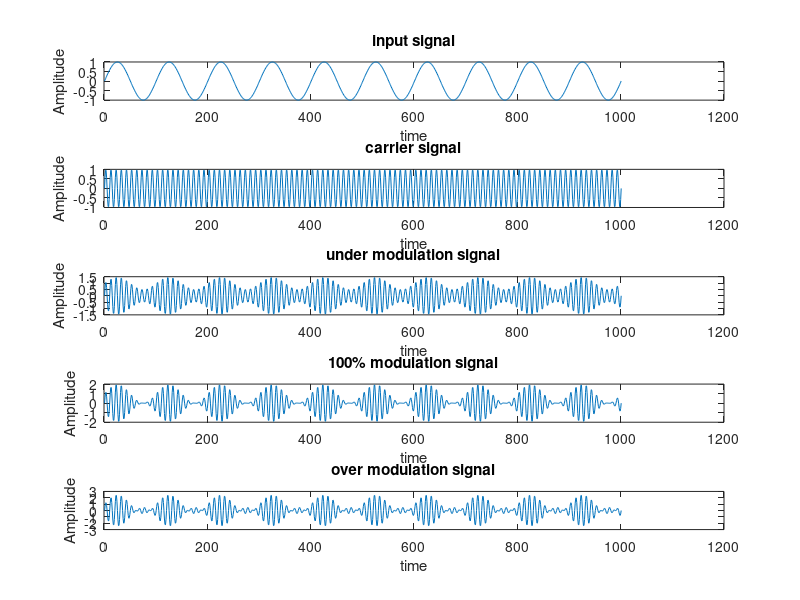

The MATLAB script that drew this image:

t = 0:0.001:1;
fm=10; %modulating freq
fc=100; %carrier freq
m1=0.5; %modulation index for under modulation i.e. <1
m2=1;  % modulation index for 100% modulation i.e. =1
m3=1.5; % modulation index for over modulation i.e. >1
%input signal
input = sin(2*pi*fm*t);
subplot(5,1,1);
plot(input);
xlabel('time');
ylabel('Amplitude');
title("input signal");

%carrier signal
carrier = sin(2*pi*fc*t);
subplot(5,1,2);
plot(carrier);
xlabel('time');
ylabel('Amplitude');
title("carrier signal");

%under modulation 
am1 = (1 + m1*sin(2*pi*fm*t)).*sin(2*pi*fc*t);
subplot(5,1,3);
plot(am1);
xlabel('time');
ylabel('Amplitude');
title("under modulation signal");

%100% modulation
am2 = (1 + m2*sin(2*pi*fm*t)).*sin(2*pi*fc*t);
subplot(5,1,4);
plot(am2);
xlabel('time');
ylabel('Amplitude');
title("100% modulation signal");

%over modulation 
am3 = (1 + m3*sin(2*pi*fm*t)).*sin(2*pi*fc*t);
subplot(5,1,5);
plot(am3);
xlabel('time');
ylabel('Amplitude');
title("over modulation signal"); 


